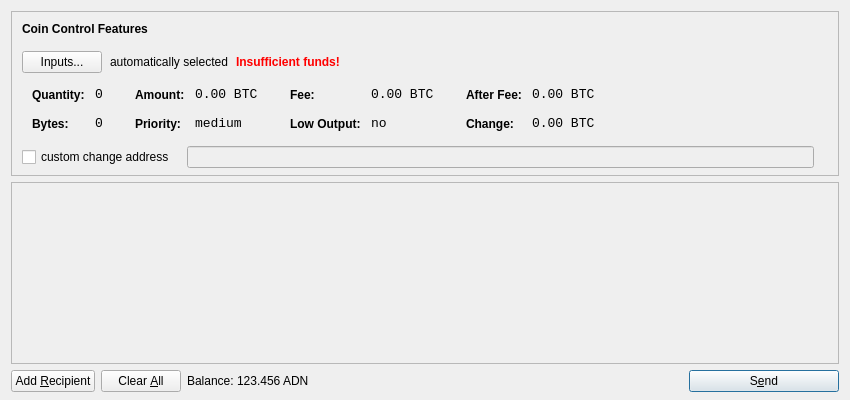
<?xml version="1.0" encoding="UTF-8"?>
<ui version="4.0">
 <class>SendCoinsDialog</class>
 <widget class="QDialog" name="SendCoinsDialog">
  <property name="geometry">
   <rect>
    <x>0</x>
    <y>0</y>
    <width>850</width>
    <height>400</height>
   </rect>
  </property>
  <property name="windowTitle">
   <string>Send Coins</string>
  </property>
  <layout class="QVBoxLayout" name="verticalLayout" stretch="0,1,0">
   <property name="bottomMargin">
    <number>8</number>
   </property>
   <item>
    <widget class="QFrame" name="frameCoinControl">
     <property name="sizePolicy">
      <sizepolicy hsizetype="Expanding" vsizetype="Expanding">
       <horstretch>0</horstretch>
       <verstretch>0</verstretch>
      </sizepolicy>
     </property>
     <property name="maximumSize">
      <size>
       <width>16777215</width>
       <height>16777215</height>
      </size>
     </property>
     <property name="frameShape">
      <enum>QFrame::StyledPanel</enum>
     </property>
     <property name="frameShadow">
      <enum>QFrame::Sunken</enum>
     </property>
     <layout class="QVBoxLayout" name="verticalLayoutCoinControl2">
      <property name="spacing">
       <number>-1</number>
      </property>
      <property name="leftMargin">
       <number>0</number>
      </property>
      <property name="topMargin">
       <number>0</number>
      </property>
      <property name="rightMargin">
       <number>0</number>
      </property>
      <property name="bottomMargin">
       <number>6</number>
      </property>
      <item>
       <layout class="QVBoxLayout" name="verticalLayoutCoinControl" stretch="0,0,0,0,1">
        <property name="spacing">
         <number>0</number>
        </property>
        <property name="leftMargin">
         <number>10</number>
        </property>
        <property name="topMargin">
         <number>10</number>
        </property>
        <item>
         <layout class="QHBoxLayout" name="horizontalLayoutCoinControl1">
          <property name="bottomMargin">
           <number>15</number>
          </property>
          <item>
           <widget class="QLabel" name="labelCoinControlFeatures">
            <property name="sizePolicy">
             <sizepolicy hsizetype="Preferred" vsizetype="Maximum">
              <horstretch>0</horstretch>
              <verstretch>0</verstretch>
             </sizepolicy>
            </property>
            <property name="font">
             <font>
              <weight>75</weight>
              <bold>true</bold>
             </font>
            </property>
            <property name="styleSheet">
             <string notr="true">font-weight:bold;</string>
            </property>
            <property name="text">
             <string>Coin Control Features</string>
            </property>
           </widget>
          </item>
         </layout>
        </item>
        <item>
         <layout class="QHBoxLayout" name="horizontalLayoutCoinControl2" stretch="0,0,0,0">
          <property name="spacing">
           <number>8</number>
          </property>
          <property name="bottomMargin">
           <number>10</number>
          </property>
          <item>
           <widget class="QPushButton" name="pushButtonCoinControl">
            <property name="styleSheet">
             <string notr="true"/>
            </property>
            <property name="text">
             <string>Inputs...</string>
            </property>
           </widget>
          </item>
          <item>
           <widget class="QLabel" name="labelCoinControlAutomaticallySelected">
            <property name="text">
             <string>automatically selected</string>
            </property>
            <property name="margin">
             <number>5</number>
            </property>
           </widget>
          </item>
          <item>
           <widget class="QLabel" name="labelCoinControlInsuffFunds">
            <property name="font">
             <font>
              <weight>75</weight>
              <bold>true</bold>
             </font>
            </property>
            <property name="styleSheet">
             <string notr="true">color:red;font-weight:bold;</string>
            </property>
            <property name="text">
             <string>Insufficient funds!</string>
            </property>
            <property name="margin">
             <number>5</number>
            </property>
           </widget>
          </item>
          <item>
           <spacer name="horizontalSpacerCoinControl">
            <property name="orientation">
             <enum>Qt::Horizontal</enum>
            </property>
            <property name="sizeHint" stdset="0">
             <size>
              <width>40</width>
              <height>1</height>
             </size>
            </property>
           </spacer>
          </item>
         </layout>
        </item>
        <item>
         <widget class="QWidget" name="widgetCoinControl" native="true">
          <property name="sizePolicy">
           <sizepolicy hsizetype="Preferred" vsizetype="Preferred">
            <horstretch>0</horstretch>
            <verstretch>0</verstretch>
           </sizepolicy>
          </property>
          <property name="minimumSize">
           <size>
            <width>0</width>
            <height>0</height>
           </size>
          </property>
          <property name="styleSheet">
           <string notr="true"/>
          </property>
          <layout class="QHBoxLayout" name="horizontalLayoutCoinControl5">
           <property name="margin">
            <number>0</number>
           </property>
           <item>
            <layout class="QHBoxLayout" name="horizontalLayoutCoinControl3" stretch="0,0,0,1">
             <property name="spacing">
              <number>20</number>
             </property>
             <property name="topMargin">
              <number>0</number>
             </property>
             <property name="bottomMargin">
              <number>10</number>
             </property>
             <item>
              <layout class="QFormLayout" name="formLayoutCoinControl1">
               <property name="horizontalSpacing">
                <number>10</number>
               </property>
               <property name="verticalSpacing">
                <number>14</number>
               </property>
               <property name="leftMargin">
                <number>10</number>
               </property>
               <property name="topMargin">
                <number>4</number>
               </property>
               <property name="rightMargin">
                <number>6</number>
               </property>
               <item row="0" column="0">
                <widget class="QLabel" name="labelCoinControlQuantityText">
                 <property name="styleSheet">
                  <string notr="true">font-weight:bold;</string>
                 </property>
                 <property name="text">
                  <string>Quantity:</string>
                 </property>
                 <property name="margin">
                  <number>0</number>
                 </property>
                </widget>
               </item>
               <item row="0" column="1">
                <widget class="QLabel" name="labelCoinControlQuantity">
                 <property name="font">
                  <font>
                   <family>Monospace</family>
                   <pointsize>10</pointsize>
                  </font>
                 </property>
                 <property name="cursor">
                  <cursorShape>IBeamCursor</cursorShape>
                 </property>
                 <property name="contextMenuPolicy">
                  <enum>Qt::ActionsContextMenu</enum>
                 </property>
                 <property name="text">
                  <string notr="true">0</string>
                 </property>
                 <property name="margin">
                  <number>0</number>
                 </property>
                 <property name="textInteractionFlags">
                  <set>Qt::LinksAccessibleByMouse|Qt::TextSelectableByKeyboard|Qt::TextSelectableByMouse</set>
                 </property>
                </widget>
               </item>
               <item row="1" column="0">
                <widget class="QLabel" name="labelCoinControlBytesText">
                 <property name="styleSheet">
                  <string notr="true">font-weight:bold;</string>
                 </property>
                 <property name="text">
                  <string>Bytes:</string>
                 </property>
                </widget>
               </item>
               <item row="1" column="1">
                <widget class="QLabel" name="labelCoinControlBytes">
                 <property name="font">
                  <font>
                   <family>Monospace</family>
                   <pointsize>10</pointsize>
                  </font>
                 </property>
                 <property name="cursor">
                  <cursorShape>IBeamCursor</cursorShape>
                 </property>
                 <property name="contextMenuPolicy">
                  <enum>Qt::ActionsContextMenu</enum>
                 </property>
                 <property name="text">
                  <string notr="true">0</string>
                 </property>
                 <property name="textInteractionFlags">
                  <set>Qt::LinksAccessibleByMouse|Qt::TextSelectableByKeyboard|Qt::TextSelectableByMouse</set>
                 </property>
                </widget>
               </item>
              </layout>
             </item>
             <item>
              <layout class="QFormLayout" name="formLayoutCoinControl2">
               <property name="horizontalSpacing">
                <number>10</number>
               </property>
               <property name="verticalSpacing">
                <number>14</number>
               </property>
               <property name="leftMargin">
                <number>6</number>
               </property>
               <property name="topMargin">
                <number>4</number>
               </property>
               <property name="rightMargin">
                <number>6</number>
               </property>
               <item row="0" column="0">
                <widget class="QLabel" name="labelCoinControlAmountText">
                 <property name="styleSheet">
                  <string notr="true">font-weight:bold;</string>
                 </property>
                 <property name="text">
                  <string>Amount:</string>
                 </property>
                 <property name="margin">
                  <number>0</number>
                 </property>
                </widget>
               </item>
               <item row="0" column="1">
                <widget class="QLabel" name="labelCoinControlAmount">
                 <property name="font">
                  <font>
                   <family>Monospace</family>
                   <pointsize>10</pointsize>
                  </font>
                 </property>
                 <property name="cursor">
                  <cursorShape>IBeamCursor</cursorShape>
                 </property>
                 <property name="contextMenuPolicy">
                  <enum>Qt::ActionsContextMenu</enum>
                 </property>
                 <property name="text">
                  <string notr="true">0.00 BTC</string>
                 </property>
                 <property name="textInteractionFlags">
                  <set>Qt::LinksAccessibleByMouse|Qt::TextSelectableByKeyboard|Qt::TextSelectableByMouse</set>
                 </property>
                </widget>
               </item>
               <item row="1" column="0">
                <widget class="QLabel" name="labelCoinControlPriorityText">
                 <property name="styleSheet">
                  <string notr="true">font-weight:bold;</string>
                 </property>
                 <property name="text">
                  <string>Priority:</string>
                 </property>
                </widget>
               </item>
               <item row="1" column="1">
                <widget class="QLabel" name="labelCoinControlPriority">
                 <property name="font">
                  <font>
                   <family>Monospace</family>
                   <pointsize>10</pointsize>
                  </font>
                 </property>
                 <property name="cursor">
                  <cursorShape>IBeamCursor</cursorShape>
                 </property>
                 <property name="contextMenuPolicy">
                  <enum>Qt::ActionsContextMenu</enum>
                 </property>
                 <property name="text">
                  <string>medium</string>
                 </property>
                 <property name="textInteractionFlags">
                  <set>Qt::LinksAccessibleByMouse|Qt::TextSelectableByKeyboard|Qt::TextSelectableByMouse</set>
                 </property>
                </widget>
               </item>
              </layout>
             </item>
             <item>
              <layout class="QFormLayout" name="formLayoutCoinControl3">
               <property name="horizontalSpacing">
                <number>10</number>
               </property>
               <property name="verticalSpacing">
                <number>14</number>
               </property>
               <property name="leftMargin">
                <number>6</number>
               </property>
               <property name="topMargin">
                <number>4</number>
               </property>
               <property name="rightMargin">
                <number>6</number>
               </property>
               <item row="0" column="0">
                <widget class="QLabel" name="labelCoinControlFeeText">
                 <property name="styleSheet">
                  <string notr="true">font-weight:bold;</string>
                 </property>
                 <property name="text">
                  <string>Fee:</string>
                 </property>
                 <property name="margin">
                  <number>0</number>
                 </property>
                </widget>
               </item>
               <item row="0" column="1">
                <widget class="QLabel" name="labelCoinControlFee">
                 <property name="font">
                  <font>
                   <family>Monospace</family>
                   <pointsize>10</pointsize>
                  </font>
                 </property>
                 <property name="cursor">
                  <cursorShape>IBeamCursor</cursorShape>
                 </property>
                 <property name="contextMenuPolicy">
                  <enum>Qt::ActionsContextMenu</enum>
                 </property>
                 <property name="text">
                  <string notr="true">0.00 BTC</string>
                 </property>
                 <property name="textInteractionFlags">
                  <set>Qt::LinksAccessibleByMouse|Qt::TextSelectableByKeyboard|Qt::TextSelectableByMouse</set>
                 </property>
                </widget>
               </item>
               <item row="1" column="0">
                <widget class="QLabel" name="labelCoinControlLowOutputText">
                 <property name="styleSheet">
                  <string notr="true">font-weight:bold;</string>
                 </property>
                 <property name="text">
                  <string>Low Output:</string>
                 </property>
                </widget>
               </item>
               <item row="1" column="1">
                <widget class="QLabel" name="labelCoinControlLowOutput">
                 <property name="font">
                  <font>
                   <family>Monospace</family>
                   <pointsize>10</pointsize>
                  </font>
                 </property>
                 <property name="cursor">
                  <cursorShape>IBeamCursor</cursorShape>
                 </property>
                 <property name="contextMenuPolicy">
                  <enum>Qt::ActionsContextMenu</enum>
                 </property>
                 <property name="text">
                  <string>no</string>
                 </property>
                 <property name="textInteractionFlags">
                  <set>Qt::LinksAccessibleByMouse|Qt::TextSelectableByKeyboard|Qt::TextSelectableByMouse</set>
                 </property>
                </widget>
               </item>
              </layout>
             </item>
             <item>
              <layout class="QFormLayout" name="formLayoutCoinControl4">
               <property name="horizontalSpacing">
                <number>10</number>
               </property>
               <property name="verticalSpacing">
                <number>14</number>
               </property>
               <property name="leftMargin">
                <number>6</number>
               </property>
               <property name="topMargin">
                <number>4</number>
               </property>
               <property name="rightMargin">
                <number>6</number>
               </property>
               <item row="0" column="0">
                <widget class="QLabel" name="labelCoinControlAfterFeeText">
                 <property name="styleSheet">
                  <string notr="true">font-weight:bold;</string>
                 </property>
                 <property name="text">
                  <string>After Fee:</string>
                 </property>
                 <property name="margin">
                  <number>0</number>
                 </property>
                </widget>
               </item>
               <item row="0" column="1">
                <widget class="QLabel" name="labelCoinControlAfterFee">
                 <property name="font">
                  <font>
                   <family>Monospace</family>
                   <pointsize>10</pointsize>
                  </font>
                 </property>
                 <property name="cursor">
                  <cursorShape>IBeamCursor</cursorShape>
                 </property>
                 <property name="contextMenuPolicy">
                  <enum>Qt::ActionsContextMenu</enum>
                 </property>
                 <property name="text">
                  <string notr="true">0.00 BTC</string>
                 </property>
                 <property name="textInteractionFlags">
                  <set>Qt::LinksAccessibleByMouse|Qt::TextSelectableByKeyboard|Qt::TextSelectableByMouse</set>
                 </property>
                </widget>
               </item>
               <item row="1" column="0">
                <widget class="QLabel" name="labelCoinControlChangeText">
                 <property name="styleSheet">
                  <string notr="true">font-weight:bold;</string>
                 </property>
                 <property name="text">
                  <string>Change:</string>
                 </property>
                </widget>
               </item>
               <item row="1" column="1">
                <widget class="QLabel" name="labelCoinControlChange">
                 <property name="font">
                  <font>
                   <family>Monospace</family>
                   <pointsize>10</pointsize>
                  </font>
                 </property>
                 <property name="cursor">
                  <cursorShape>IBeamCursor</cursorShape>
                 </property>
                 <property name="contextMenuPolicy">
                  <enum>Qt::ActionsContextMenu</enum>
                 </property>
                 <property name="text">
                  <string notr="true">0.00 BTC</string>
                 </property>
                 <property name="textInteractionFlags">
                  <set>Qt::LinksAccessibleByMouse|Qt::TextSelectableByKeyboard|Qt::TextSelectableByMouse</set>
                 </property>
                </widget>
               </item>
              </layout>
             </item>
            </layout>
           </item>
          </layout>
         </widget>
        </item>
        <item>
         <layout class="QHBoxLayout" name="horizontalLayoutCoinControl4" stretch="0,0,0">
          <property name="spacing">
           <number>12</number>
          </property>
          <property name="sizeConstraint">
           <enum>QLayout::SetDefaultConstraint</enum>
          </property>
          <property name="topMargin">
           <number>5</number>
          </property>
          <property name="rightMargin">
           <number>5</number>
          </property>
          <item>
           <widget class="QCheckBox" name="checkBoxCoinControlChange">
            <property name="text">
             <string>custom change address</string>
            </property>
           </widget>
          </item>
          <item>
           <widget class="QLineEdit" name="lineEditCoinControlChange">
            <property name="enabled">
             <bool>false</bool>
            </property>
            <property name="sizePolicy">
             <sizepolicy hsizetype="Expanding" vsizetype="Fixed">
              <horstretch>0</horstretch>
              <verstretch>0</verstretch>
             </sizepolicy>
            </property>
           </widget>
          </item>
          <item>
           <widget class="QLabel" name="labelCoinControlChangeLabel">
            <property name="sizePolicy">
             <sizepolicy hsizetype="Preferred" vsizetype="Expanding">
              <horstretch>0</horstretch>
              <verstretch>0</verstretch>
             </sizepolicy>
            </property>
            <property name="minimumSize">
             <size>
              <width>0</width>
              <height>0</height>
             </size>
            </property>
            <property name="text">
             <string/>
            </property>
            <property name="margin">
             <number>3</number>
            </property>
           </widget>
          </item>
         </layout>
        </item>
        <item>
         <spacer name="verticalSpacerCoinControl">
          <property name="orientation">
           <enum>Qt::Vertical</enum>
          </property>
          <property name="sizeHint" stdset="0">
           <size>
            <width>800</width>
            <height>1</height>
           </size>
          </property>
         </spacer>
        </item>
       </layout>
      </item>
     </layout>
    </widget>
   </item>
   <item>
    <widget class="QScrollArea" name="scrollArea">
     <property name="widgetResizable">
      <bool>true</bool>
     </property>
     <widget class="QWidget" name="scrollAreaWidgetContents">
      <property name="geometry">
       <rect>
        <x>0</x>
        <y>0</y>
        <width>830</width>
        <height>165</height>
       </rect>
      </property>
      <layout class="QVBoxLayout" name="verticalLayout_2">
       <property name="margin">
        <number>0</number>
       </property>
       <item>
        <layout class="QVBoxLayout" name="entries">
         <property name="spacing">
          <number>6</number>
         </property>
        </layout>
       </item>
       <item>
        <spacer name="verticalSpacer">
         <property name="orientation">
          <enum>Qt::Vertical</enum>
         </property>
         <property name="sizeHint" stdset="0">
          <size>
           <width>20</width>
           <height>40</height>
          </size>
         </property>
        </spacer>
       </item>
      </layout>
     </widget>
    </widget>
   </item>
   <item>
    <layout class="QHBoxLayout" name="horizontalLayout">
     <item>
      <widget class="QPushButton" name="addButton">
       <property name="toolTip">
        <string>Send to multiple recipients at once</string>
       </property>
       <property name="text">
        <string>Add &amp;Recipient</string>
       </property>
       <property name="icon">
        <iconset resource="../bitcoin.qrc">
         <normaloff>:/icons/add</normaloff>:/icons/add</iconset>
       </property>
       <property name="autoDefault">
        <bool>false</bool>
       </property>
      </widget>
     </item>
     <item>
      <widget class="QPushButton" name="clearButton">
       <property name="sizePolicy">
        <sizepolicy hsizetype="Minimum" vsizetype="Fixed">
         <horstretch>0</horstretch>
         <verstretch>0</verstretch>
        </sizepolicy>
       </property>
       <property name="toolTip">
        <string>Remove all transaction fields</string>
       </property>
       <property name="text">
        <string>Clear &amp;All</string>
       </property>
       <property name="icon">
        <iconset resource="../bitcoin.qrc">
         <normaloff>:/icons/remove</normaloff>:/icons/remove</iconset>
       </property>
       <property name="autoRepeatDelay">
        <number>300</number>
       </property>
       <property name="autoDefault">
        <bool>false</bool>
       </property>
      </widget>
     </item>
     <item>
      <layout class="QHBoxLayout" name="horizontalLayout_2">
       <property name="spacing">
        <number>3</number>
       </property>
       <item>
        <widget class="QLabel" name="label">
         <property name="text">
          <string>Balance:</string>
         </property>
        </widget>
       </item>
       <item>
        <widget class="QLabel" name="labelBalance">
         <property name="cursor">
          <cursorShape>IBeamCursor</cursorShape>
         </property>
         <property name="text">
          <string>123.456 ADN</string>
         </property>
         <property name="textInteractionFlags">
          <set>Qt::LinksAccessibleByMouse|Qt::TextSelectableByKeyboard|Qt::TextSelectableByMouse</set>
         </property>
        </widget>
       </item>
      </layout>
     </item>
     <item>
      <spacer name="horizontalSpacer">
       <property name="orientation">
        <enum>Qt::Horizontal</enum>
       </property>
       <property name="sizeHint" stdset="0">
        <size>
         <width>40</width>
         <height>20</height>
        </size>
       </property>
      </spacer>
     </item>
     <item>
      <widget class="QPushButton" name="sendButton">
       <property name="minimumSize">
        <size>
         <width>150</width>
         <height>0</height>
        </size>
       </property>
       <property name="toolTip">
        <string>Confirm the send action</string>
       </property>
       <property name="text">
        <string>S&amp;end</string>
       </property>
       <property name="icon">
        <iconset resource="../bitcoin.qrc">
         <normaloff>:/icons/send</normaloff>:/icons/send</iconset>
       </property>
       <property name="default">
        <bool>true</bool>
       </property>
      </widget>
     </item>
    </layout>
   </item>
  </layout>
 </widget>
 <resources>
  <include location="../bitcoin.qrc"/>
 </resources>
 <connections/>
</ui>
